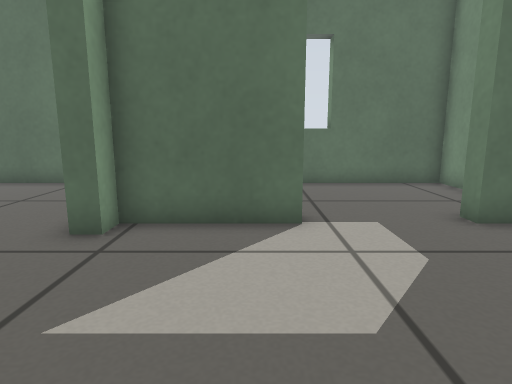
[1] (above)

15 first-person views from a walk through a Gazebo world. The camera is 0.46 m above the floor, tilts 10° down and sees 75° across. The floor is counted in squares, 0.25 m on a side. Each view is taken from the middle of a square. On the plan, view 1 faces up. The plan holds only what a view shows up to about 17 squares ahead; the rest is blank.

[2]
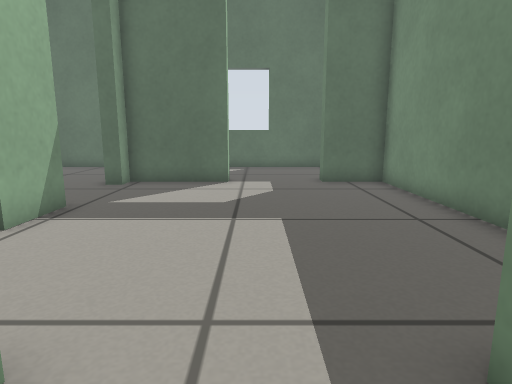

[3]
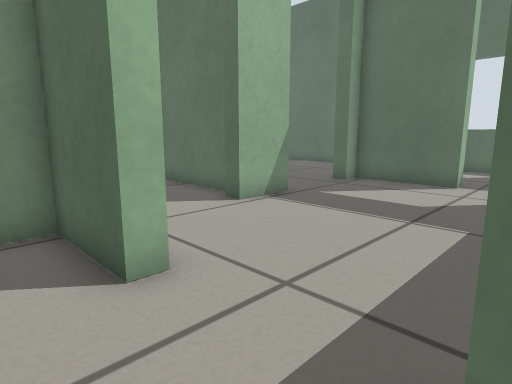

[4]
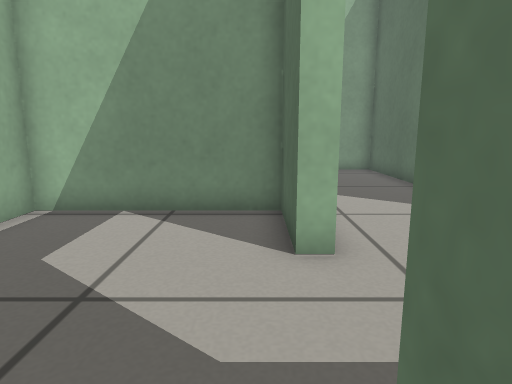

[5]
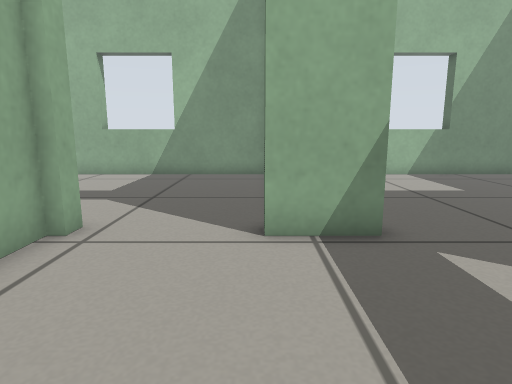

[6]
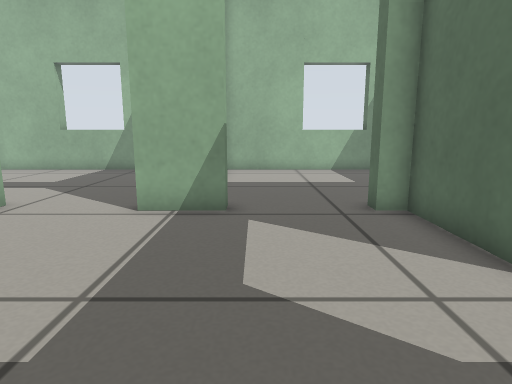

[7]
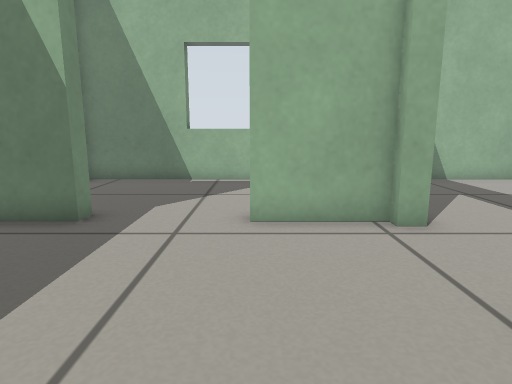

[8]
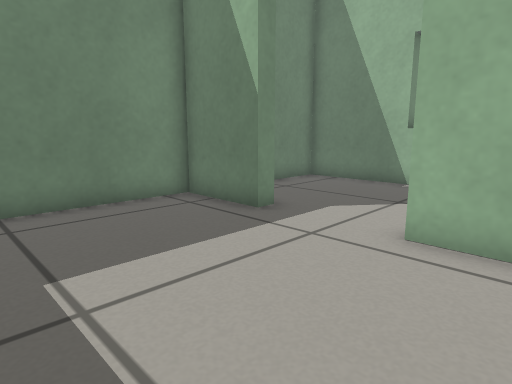

[9]
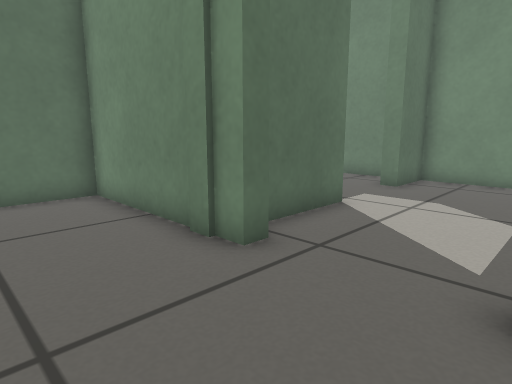

[10]
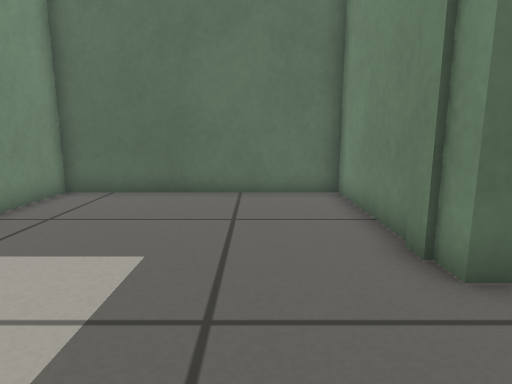

[11]
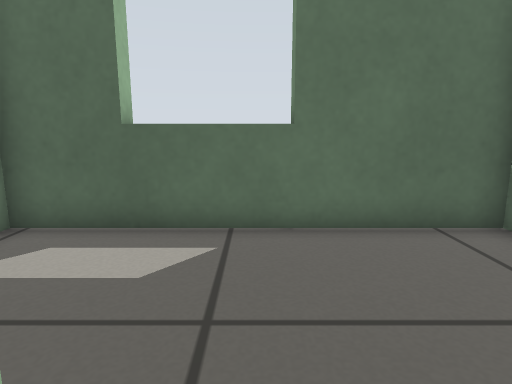

[12]
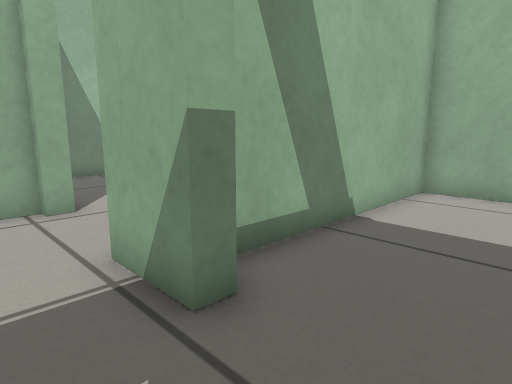

[13]
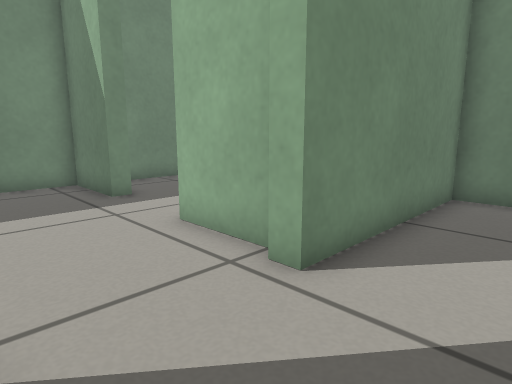

[14]
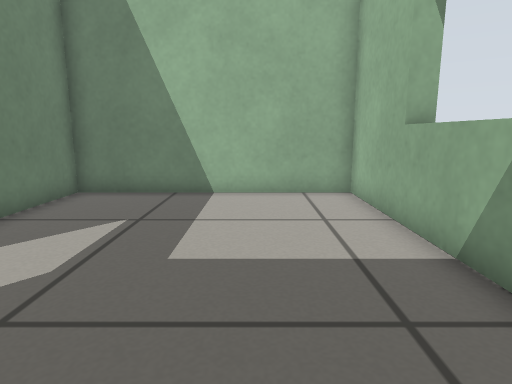

[15]
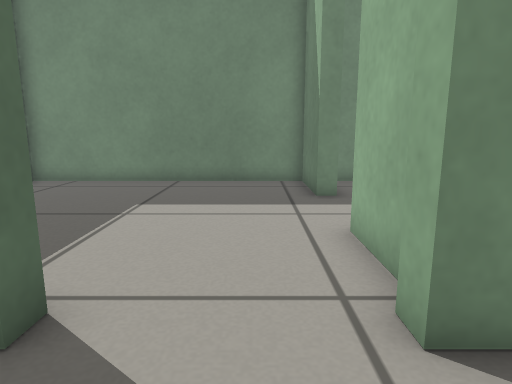

### Floor plan
Ten units are one square. View 1 is at (0, 0); x grows to the right and y downward. Boxes are objects, and circles mark ways between rooms. Rooms are numbered by the first view taken in them; rooms with no view inside come last. Other rooms are left out.
<svg viewBox="-125 -128 198 236">
<path fill="none" stroke="#000" d="M9 -66 -28 -66 -28 -59M-28 -23 -28 -2M37 38 68 38 68 -66 45 -66M-28 34 -28 38 1 38M1 44 -28 44 -28 103 -16 103M44 44 37 44M3 103 68 103 68 51M-34 -59 -34 -123 -120 -123 -120 -14 -41 -14M-41 -8 -120 -8 -120 103 -34 103 -34 34M68 -82 68 -123 -29 -123"/>
<circle cx="15" cy="40" r="3" fill="#2a7"/>
<circle cx="-30" cy="-40" r="3" fill="#2a7"/>
<circle cx="-30" cy="15" r="3" fill="#2a7"/>
<circle cx="25" cy="-70" r="3" fill="#2a7"/>
<text x="20" y="-20">1</text>
<text x="20" y="70">2</text>
<text x="-80" y="-70">3</text>
<text x="-80" y="40">4</text>
<text x="20" y="-100">5</text>
</svg>
Room 1 opens to room 2. Room 1 opens to room 3. Room 1 opens to room 4. Room 1 opens to room 5.

Where each view was taken, in squares from view 1:
view 1: 0 up, 0 right, facing up
view 2: 6 down, 2 right, facing up
view 3: 6 down, 4 right, facing up-left
view 4: 5 down, 5 right, facing left
view 5: 0 up, 3 right, facing left
view 6: 3 up, 5 right, facing left
view 7: 3 up, 0 right, facing down
view 8: 2 up, 2 left, facing down-right
view 9: 2 up, 7 left, facing up-right
view 10: 2 up, 6 left, facing up
view 11: 6 up, 2 right, facing up
view 12: 5 up, 1 left, facing down-left
view 13: 0 up, 6 left, facing down-right
view 14: 0 up, 9 left, facing down
view 15: 2 down, 6 left, facing right
